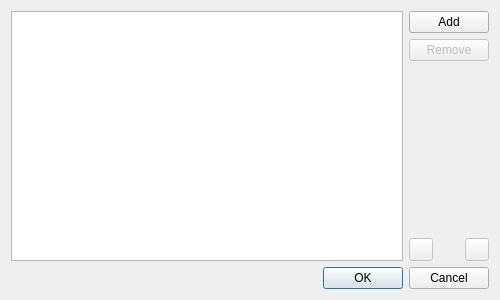
<?xml version="1.0" encoding="UTF-8"?>
<ui version="4.0">
 <class>Meerkat::UserAgentsManagerDialog</class>
 <widget class="QDialog" name="Meerkat::UserAgentsManagerDialog">
  <property name="geometry">
   <rect>
    <x>0</x>
    <y>0</y>
    <width>500</width>
    <height>300</height>
   </rect>
  </property>
  <property name="windowTitle">
   <string>Manage User Agents</string>
  </property>
  <layout class="QVBoxLayout" name="verticalLayout">
   <item>
    <layout class="QHBoxLayout" name="horizontalLayout" stretch="1,0">
     <item>
      <widget class="Meerkat::ItemViewWidget" name="userAgentsView">
       <property name="editTriggers">
        <set>QAbstractItemView::AnyKeyPressed|QAbstractItemView::CurrentChanged|QAbstractItemView::DoubleClicked|QAbstractItemView::EditKeyPressed</set>
       </property>
       <property name="dragEnabled">
        <bool>true</bool>
       </property>
       <property name="dragDropOverwriteMode">
        <bool>false</bool>
       </property>
       <property name="dragDropMode">
        <enum>QAbstractItemView::InternalMove</enum>
       </property>
       <property name="defaultDropAction">
        <enum>Qt::MoveAction</enum>
       </property>
       <property name="alternatingRowColors">
        <bool>true</bool>
       </property>
       <property name="selectionMode">
        <enum>QAbstractItemView::SingleSelection</enum>
       </property>
       <property name="selectionBehavior">
        <enum>QAbstractItemView::SelectRows</enum>
       </property>
       <attribute name="horizontalHeaderDefaultSectionSize">
        <number>250</number>
       </attribute>
       <attribute name="horizontalHeaderHighlightSections">
        <bool>false</bool>
       </attribute>
       <attribute name="verticalHeaderVisible">
        <bool>false</bool>
       </attribute>
      </widget>
     </item>
     <item>
      <layout class="QVBoxLayout" name="buttonsLayout" stretch="0,0,1,0">
       <item>
        <widget class="QPushButton" name="addButton">
         <property name="text">
          <string>Add</string>
         </property>
        </widget>
       </item>
       <item>
        <widget class="QPushButton" name="removeButton">
         <property name="enabled">
          <bool>false</bool>
         </property>
         <property name="text">
          <string>Remove</string>
         </property>
        </widget>
       </item>
       <item>
        <spacer name="verticalSpacer">
         <property name="orientation">
          <enum>Qt::Vertical</enum>
         </property>
         <property name="sizeHint" stdset="0">
          <size>
           <width>0</width>
           <height>0</height>
          </size>
         </property>
        </spacer>
       </item>
       <item>
        <layout class="QHBoxLayout" name="moveButtonsLayout">
         <item>
          <widget class="QToolButton" name="moveUpButton">
           <property name="enabled">
            <bool>false</bool>
           </property>
           <property name="text">
            <string/>
           </property>
          </widget>
         </item>
         <item>
          <spacer name="horizontalSpacer">
           <property name="orientation">
            <enum>Qt::Horizontal</enum>
           </property>
           <property name="sizeHint" stdset="0">
            <size>
             <width>0</width>
             <height>0</height>
            </size>
           </property>
          </spacer>
         </item>
         <item>
          <widget class="QToolButton" name="moveDownButton">
           <property name="enabled">
            <bool>false</bool>
           </property>
           <property name="text">
            <string/>
           </property>
          </widget>
         </item>
        </layout>
       </item>
      </layout>
     </item>
    </layout>
   </item>
   <item>
    <widget class="QDialogButtonBox" name="buttonBox">
     <property name="orientation">
      <enum>Qt::Horizontal</enum>
     </property>
     <property name="standardButtons">
      <set>QDialogButtonBox::Cancel|QDialogButtonBox::Ok</set>
     </property>
    </widget>
   </item>
  </layout>
 </widget>
 <customwidgets>
  <customwidget>
   <class>Meerkat::ItemViewWidget</class>
   <extends>QTreeView</extends>
   <header>src/ui/ItemViewWidget.h</header>
  </customwidget>
 </customwidgets>
 <resources/>
 <connections>
  <connection>
   <sender>buttonBox</sender>
   <signal>accepted()</signal>
   <receiver>Meerkat::UserAgentsManagerDialog</receiver>
   <slot>accept()</slot>
   <hints>
    <hint type="sourcelabel">
     <x>248</x>
     <y>254</y>
    </hint>
    <hint type="destinationlabel">
     <x>157</x>
     <y>274</y>
    </hint>
   </hints>
  </connection>
  <connection>
   <sender>buttonBox</sender>
   <signal>rejected()</signal>
   <receiver>Meerkat::UserAgentsManagerDialog</receiver>
   <slot>reject()</slot>
   <hints>
    <hint type="sourcelabel">
     <x>316</x>
     <y>260</y>
    </hint>
    <hint type="destinationlabel">
     <x>286</x>
     <y>274</y>
    </hint>
   </hints>
  </connection>
 </connections>
</ui>
